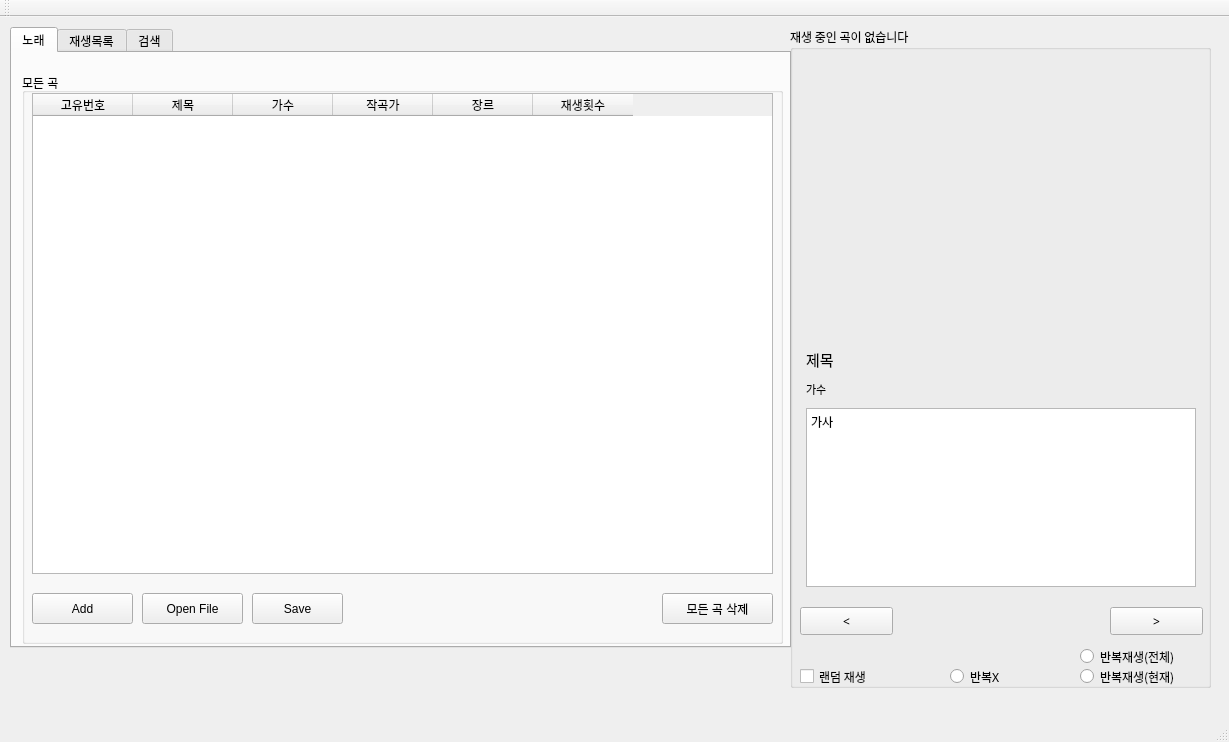
<?xml version="1.0" encoding="UTF-8"?>
<ui version="4.0">
 <class>MusicApplicationByQtClass</class>
 <widget class="QMainWindow" name="MusicApplicationByQtClass">
  <property name="geometry">
   <rect>
    <x>0</x>
    <y>0</y>
    <width>1229</width>
    <height>742</height>
   </rect>
  </property>
  <property name="windowTitle">
   <string>MusicApplicationByQt</string>
  </property>
  <widget class="QWidget" name="centralWidget">
   <widget class="QTabWidget" name="tabWidget">
    <property name="enabled">
     <bool>true</bool>
    </property>
    <property name="geometry">
     <rect>
      <x>10</x>
      <y>10</y>
      <width>781</width>
      <height>621</height>
     </rect>
    </property>
    <property name="inputMethodHints">
     <set>Qt::ImhNoEditMenu</set>
    </property>
    <property name="currentIndex">
     <number>0</number>
    </property>
    <property name="iconSize">
     <size>
      <width>20</width>
      <height>20</height>
     </size>
    </property>
    <widget class="QWidget" name="song">
     <attribute name="title">
      <string>노래</string>
     </attribute>
     <widget class="QGroupBox" name="groupBox">
      <property name="geometry">
       <rect>
        <x>10</x>
        <y>20</y>
        <width>761</width>
        <height>571</height>
       </rect>
      </property>
      <property name="title">
       <string>모든 곡</string>
      </property>
      <property name="checkable">
       <bool>false</bool>
      </property>
      <widget class="QPushButton" name="AddMusic">
       <property name="geometry">
        <rect>
         <x>10</x>
         <y>520</y>
         <width>101</width>
         <height>31</height>
        </rect>
       </property>
       <property name="text">
        <string>Add</string>
       </property>
      </widget>
      <widget class="QPushButton" name="pushButton">
       <property name="geometry">
        <rect>
         <x>120</x>
         <y>520</y>
         <width>101</width>
         <height>31</height>
        </rect>
       </property>
       <property name="text">
        <string>Open File</string>
       </property>
      </widget>
      <widget class="QPushButton" name="pushButton_2">
       <property name="geometry">
        <rect>
         <x>230</x>
         <y>520</y>
         <width>91</width>
         <height>31</height>
        </rect>
       </property>
       <property name="text">
        <string>Save</string>
       </property>
      </widget>
      <widget class="QTableWidget" name="MusicList">
       <property name="geometry">
        <rect>
         <x>10</x>
         <y>20</y>
         <width>741</width>
         <height>481</height>
        </rect>
       </property>
       <column>
        <property name="text">
         <string>고유번호</string>
        </property>
       </column>
       <column>
        <property name="text">
         <string>제목</string>
        </property>
       </column>
       <column>
        <property name="text">
         <string>가수</string>
        </property>
       </column>
       <column>
        <property name="text">
         <string>작곡가</string>
        </property>
       </column>
       <column>
        <property name="text">
         <string>장르</string>
        </property>
       </column>
       <column>
        <property name="text">
         <string>재생횟수</string>
        </property>
       </column>
      </widget>
      <widget class="QPushButton" name="pushButton_4">
       <property name="geometry">
        <rect>
         <x>640</x>
         <y>520</y>
         <width>111</width>
         <height>31</height>
        </rect>
       </property>
       <property name="text">
        <string>모든 곡 삭제</string>
       </property>
      </widget>
     </widget>
    </widget>
    <widget class="QWidget" name="playlist_tab">
     <attribute name="title">
      <string>재생목록</string>
     </attribute>
     <widget class="QListWidget" name="QMasterPlayList">
      <property name="geometry">
       <rect>
        <x>20</x>
        <y>10</y>
        <width>221</width>
        <height>531</height>
       </rect>
      </property>
     </widget>
     <widget class="QTableWidget" name="inPlayList">
      <property name="geometry">
       <rect>
        <x>250</x>
        <y>10</y>
        <width>511</width>
        <height>531</height>
       </rect>
      </property>
      <column>
       <property name="text">
        <string>고유번호</string>
       </property>
      </column>
      <column>
       <property name="text">
        <string>제목</string>
       </property>
      </column>
      <column>
       <property name="text">
        <string>가수</string>
       </property>
      </column>
      <column>
       <property name="text">
        <string>재생횟수</string>
       </property>
      </column>
     </widget>
     <widget class="QPushButton" name="PL_DeleteButton">
      <property name="geometry">
       <rect>
        <x>150</x>
        <y>550</y>
        <width>111</width>
        <height>31</height>
       </rect>
      </property>
      <property name="text">
       <string>재생목록 삭제</string>
      </property>
     </widget>
     <widget class="QPushButton" name="PL_AddButton">
      <property name="geometry">
       <rect>
        <x>10</x>
        <y>550</y>
        <width>131</width>
        <height>31</height>
       </rect>
      </property>
      <property name="text">
       <string>새 재생목록 생성</string>
      </property>
     </widget>
    </widget>
    <widget class="QWidget" name="Search">
     <attribute name="title">
      <string>검색</string>
     </attribute>
     <widget class="QLineEdit" name="searchBox">
      <property name="geometry">
       <rect>
        <x>20</x>
        <y>30</y>
        <width>371</width>
        <height>31</height>
       </rect>
      </property>
     </widget>
     <widget class="QComboBox" name="searchRange">
      <property name="geometry">
       <rect>
        <x>390</x>
        <y>30</y>
        <width>101</width>
        <height>31</height>
       </rect>
      </property>
      <item>
       <property name="text">
        <string>통합검색</string>
       </property>
      </item>
      <item>
       <property name="text">
        <string>고유번호</string>
       </property>
      </item>
      <item>
       <property name="text">
        <string>제목</string>
       </property>
      </item>
      <item>
       <property name="text">
        <string>가수</string>
       </property>
      </item>
      <item>
       <property name="text">
        <string>장르</string>
       </property>
      </item>
     </widget>
     <widget class="QPushButton" name="pushButton_3">
      <property name="geometry">
       <rect>
        <x>490</x>
        <y>30</y>
        <width>61</width>
        <height>31</height>
       </rect>
      </property>
      <property name="text">
       <string>검색</string>
      </property>
     </widget>
     <widget class="QTableWidget" name="searchResult">
      <property name="geometry">
       <rect>
        <x>20</x>
        <y>80</y>
        <width>731</width>
        <height>471</height>
       </rect>
      </property>
      <column>
       <property name="text">
        <string>고유번호</string>
       </property>
      </column>
      <column>
       <property name="text">
        <string>제목</string>
       </property>
      </column>
      <column>
       <property name="text">
        <string>가수</string>
       </property>
      </column>
      <column>
       <property name="text">
        <string>작곡가</string>
       </property>
      </column>
      <column>
       <property name="text">
        <string>장르</string>
       </property>
      </column>
     </widget>
    </widget>
   </widget>
   <widget class="QLabel" name="debuglable">
    <property name="geometry">
     <rect>
      <x>370</x>
      <y>630</y>
      <width>331</width>
      <height>41</height>
     </rect>
    </property>
    <property name="text">
     <string/>
    </property>
   </widget>
   <widget class="QGroupBox" name="groupBox_2">
    <property name="geometry">
     <rect>
      <x>790</x>
      <y>10</y>
      <width>421</width>
      <height>661</height>
     </rect>
    </property>
    <property name="font">
     <font>
      <family>HY나무M</family>
      <pointsize>9</pointsize>
     </font>
    </property>
    <property name="title">
     <string>재생 중인 곡이 없습니다</string>
    </property>
    <widget class="QLabel" name="pic_music">
     <property name="geometry">
      <rect>
       <x>50</x>
       <y>30</y>
       <width>311</width>
       <height>261</height>
      </rect>
     </property>
     <property name="text">
      <string/>
     </property>
     <property name="pixmap">
      <pixmap resource="MusicApplicationByQt.qrc">:/image/music.png</pixmap>
     </property>
    </widget>
    <widget class="QWidget" name="verticalLayoutWidget">
     <property name="geometry">
      <rect>
       <x>10</x>
       <y>310</y>
       <width>401</width>
       <height>261</height>
      </rect>
     </property>
     <layout class="QVBoxLayout" name="verticalLayout">
      <property name="spacing">
       <number>10</number>
      </property>
      <property name="leftMargin">
       <number>6</number>
      </property>
      <property name="rightMargin">
       <number>5</number>
      </property>
      <item>
       <widget class="QLabel" name="curMusicTitle">
        <property name="font">
         <font>
          <family>HY나무M</family>
          <pointsize>11</pointsize>
          <weight>50</weight>
          <bold>false</bold>
         </font>
        </property>
        <property name="text">
         <string>제목</string>
        </property>
       </widget>
      </item>
      <item>
       <widget class="QLabel" name="curMusicArtist">
        <property name="font">
         <font>
          <family>HY나무M</family>
          <pointsize>8</pointsize>
         </font>
        </property>
        <property name="text">
         <string>가수</string>
        </property>
       </widget>
      </item>
      <item>
       <widget class="QTextBrowser" name="curMusiclyric">
        <property name="font">
         <font>
          <pointsize>9</pointsize>
         </font>
        </property>
        <property name="html">
         <string>&lt;!DOCTYPE HTML PUBLIC &quot;-//W3C//DTD HTML 4.0//EN&quot; &quot;http://www.w3.org/TR/REC-html40/strict.dtd&quot;&gt;
&lt;html&gt;&lt;head&gt;&lt;meta name=&quot;qrichtext&quot; content=&quot;1&quot; /&gt;&lt;style type=&quot;text/css&quot;&gt;
p, li { white-space: pre-wrap; }
&lt;/style&gt;&lt;/head&gt;&lt;body style=&quot; font-family:'HY나무M'; font-size:9pt; font-weight:400; font-style:normal;&quot;&gt;
&lt;p style=&quot; margin-top:0px; margin-bottom:0px; margin-left:0px; margin-right:0px; -qt-block-indent:0; text-indent:0px;&quot;&gt;&lt;span style=&quot; font-family:'Gulim';&quot;&gt;가사&lt;/span&gt;&lt;/p&gt;
&lt;p style=&quot;-qt-paragraph-type:empty; margin-top:0px; margin-bottom:0px; margin-left:0px; margin-right:0px; -qt-block-indent:0; text-indent:0px; font-family:'Gulim';&quot;&gt;&lt;br /&gt;&lt;/p&gt;&lt;/body&gt;&lt;/html&gt;</string>
        </property>
       </widget>
      </item>
     </layout>
    </widget>
    <widget class="QPushButton" name="NextButton">
     <property name="geometry">
      <rect>
       <x>320</x>
       <y>580</y>
       <width>93</width>
       <height>28</height>
      </rect>
     </property>
     <property name="text">
      <string>&gt;</string>
     </property>
    </widget>
    <widget class="QPushButton" name="PreButton">
     <property name="geometry">
      <rect>
       <x>10</x>
       <y>580</y>
       <width>93</width>
       <height>28</height>
      </rect>
     </property>
     <property name="text">
      <string>&lt;</string>
     </property>
    </widget>
    <widget class="QCheckBox" name="isRandomCheck">
     <property name="geometry">
      <rect>
       <x>10</x>
       <y>640</y>
       <width>96</width>
       <height>19</height>
      </rect>
     </property>
     <property name="text">
      <string>랜덤 재생</string>
     </property>
    </widget>
    <widget class="QRadioButton" name="curLoop">
     <property name="geometry">
      <rect>
       <x>290</x>
       <y>640</y>
       <width>131</width>
       <height>19</height>
      </rect>
     </property>
     <property name="text">
      <string>반복재생(현재)</string>
     </property>
    </widget>
    <widget class="QRadioButton" name="totalLoop">
     <property name="geometry">
      <rect>
       <x>290</x>
       <y>620</y>
       <width>121</width>
       <height>19</height>
      </rect>
     </property>
     <property name="text">
      <string>반복재생(전체)</string>
     </property>
    </widget>
    <widget class="QRadioButton" name="NoLoop">
     <property name="geometry">
      <rect>
       <x>160</x>
       <y>640</y>
       <width>108</width>
       <height>19</height>
      </rect>
     </property>
     <property name="text">
      <string>반복X</string>
     </property>
    </widget>
   </widget>
  </widget>
  <widget class="QMenuBar" name="menuBar">
   <property name="geometry">
    <rect>
     <x>0</x>
     <y>0</y>
     <width>1229</width>
     <height>26</height>
    </rect>
   </property>
  </widget>
  <widget class="QToolBar" name="mainToolBar">
   <attribute name="toolBarArea">
    <enum>TopToolBarArea</enum>
   </attribute>
   <attribute name="toolBarBreak">
    <bool>false</bool>
   </attribute>
  </widget>
  <widget class="QStatusBar" name="statusBar"/>
 </widget>
 <layoutdefault spacing="6" margin="11"/>
 <resources>
  <include location="MusicApplicationByQt.qrc"/>
 </resources>
 <connections>
  <connection>
   <sender>AddMusic</sender>
   <signal>clicked()</signal>
   <receiver>MusicApplicationByQtClass</receiver>
   <slot>getMusicInfo()</slot>
   <hints>
    <hint type="sourcelabel">
     <x>104</x>
     <y>644</y>
    </hint>
    <hint type="destinationlabel">
     <x>115</x>
     <y>589</y>
    </hint>
   </hints>
  </connection>
  <connection>
   <sender>pushButton</sender>
   <signal>clicked()</signal>
   <receiver>MusicApplicationByQtClass</receiver>
   <slot>OpenTextFile()</slot>
   <hints>
    <hint type="sourcelabel">
     <x>232</x>
     <y>644</y>
    </hint>
    <hint type="destinationlabel">
     <x>115</x>
     <y>589</y>
    </hint>
   </hints>
  </connection>
  <connection>
   <sender>pushButton_2</sender>
   <signal>clicked()</signal>
   <receiver>MusicApplicationByQtClass</receiver>
   <slot>WriteTextFile()</slot>
   <hints>
    <hint type="sourcelabel">
     <x>332</x>
     <y>644</y>
    </hint>
    <hint type="destinationlabel">
     <x>115</x>
     <y>589</y>
    </hint>
   </hints>
  </connection>
  <connection>
   <sender>MusicList</sender>
   <signal>cellClicked(int,int)</signal>
   <receiver>MusicList</receiver>
   <slot>selectRow(int)</slot>
   <hints>
    <hint type="sourcelabel">
     <x>476</x>
     <y>118</y>
    </hint>
    <hint type="destinationlabel">
     <x>512</x>
     <y>141</y>
    </hint>
   </hints>
  </connection>
  <connection>
   <sender>PL_AddButton</sender>
   <signal>clicked()</signal>
   <receiver>MusicApplicationByQtClass</receiver>
   <slot>openPlaylistAddWindow()</slot>
   <hints>
    <hint type="sourcelabel">
     <x>92</x>
     <y>641</y>
    </hint>
    <hint type="destinationlabel">
     <x>115</x>
     <y>589</y>
    </hint>
   </hints>
  </connection>
  <connection>
   <sender>PL_DeleteButton</sender>
   <signal>clicked()</signal>
   <receiver>MusicApplicationByQtClass</receiver>
   <slot>DeletePlayList()</slot>
   <hints>
    <hint type="sourcelabel">
     <x>211</x>
     <y>633</y>
    </hint>
    <hint type="destinationlabel">
     <x>115</x>
     <y>589</y>
    </hint>
   </hints>
  </connection>
  <connection>
   <sender>QMasterPlayList</sender>
   <signal>doubleClicked(QModelIndex)</signal>
   <receiver>MusicApplicationByQtClass</receiver>
   <slot>ShowInPlayList()</slot>
   <hints>
    <hint type="sourcelabel">
     <x>187</x>
     <y>361</y>
    </hint>
    <hint type="destinationlabel">
     <x>115</x>
     <y>589</y>
    </hint>
   </hints>
  </connection>
  <connection>
   <sender>MusicList</sender>
   <signal>cellDoubleClicked(int,int)</signal>
   <receiver>MusicApplicationByQtClass</receiver>
   <slot>MusicPlay()</slot>
   <hints>
    <hint type="sourcelabel">
     <x>337</x>
     <y>122</y>
    </hint>
    <hint type="destinationlabel">
     <x>115</x>
     <y>43</y>
    </hint>
   </hints>
  </connection>
  <connection>
   <sender>inPlayList</sender>
   <signal>cellClicked(int,int)</signal>
   <receiver>inPlayList</receiver>
   <slot>selectRow(int)</slot>
   <hints>
    <hint type="sourcelabel">
     <x>541</x>
     <y>573</y>
    </hint>
    <hint type="destinationlabel">
     <x>627</x>
     <y>590</y>
    </hint>
   </hints>
  </connection>
  <connection>
   <sender>inPlayList</sender>
   <signal>doubleClicked(QModelIndex)</signal>
   <receiver>MusicApplicationByQtClass</receiver>
   <slot>MusicPlayInPL()</slot>
   <hints>
    <hint type="sourcelabel">
     <x>677</x>
     <y>591</y>
    </hint>
    <hint type="destinationlabel">
     <x>666</x>
     <y>735</y>
    </hint>
   </hints>
  </connection>
  <connection>
   <sender>NextButton</sender>
   <signal>clicked()</signal>
   <receiver>MusicApplicationByQtClass</receiver>
   <slot>NextPlay()</slot>
   <hints>
    <hint type="sourcelabel">
     <x>1138</x>
     <y>657</y>
    </hint>
    <hint type="destinationlabel">
     <x>115</x>
     <y>589</y>
    </hint>
   </hints>
  </connection>
  <connection>
   <sender>pushButton_3</sender>
   <signal>clicked()</signal>
   <receiver>MusicApplicationByQtClass</receiver>
   <slot>SearchMusic()</slot>
   <hints>
    <hint type="sourcelabel">
     <x>512</x>
     <y>117</y>
    </hint>
    <hint type="destinationlabel">
     <x>115</x>
     <y>41</y>
    </hint>
   </hints>
  </connection>
  <connection>
   <sender>isRandomCheck</sender>
   <signal>stateChanged(int)</signal>
   <receiver>MusicApplicationByQtClass</receiver>
   <slot>SetIsRandom()</slot>
   <hints>
    <hint type="sourcelabel">
     <x>856</x>
     <y>691</y>
    </hint>
    <hint type="destinationlabel">
     <x>115</x>
     <y>589</y>
    </hint>
   </hints>
  </connection>
  <connection>
   <sender>NoLoop</sender>
   <signal>clicked()</signal>
   <receiver>MusicApplicationByQtClass</receiver>
   <slot>SetLoop()</slot>
   <hints>
    <hint type="sourcelabel">
     <x>972</x>
     <y>700</y>
    </hint>
    <hint type="destinationlabel">
     <x>115</x>
     <y>589</y>
    </hint>
   </hints>
  </connection>
  <connection>
   <sender>totalLoop</sender>
   <signal>clicked()</signal>
   <receiver>MusicApplicationByQtClass</receiver>
   <slot>SetLoop()</slot>
   <hints>
    <hint type="sourcelabel">
     <x>1094</x>
     <y>681</y>
    </hint>
    <hint type="destinationlabel">
     <x>115</x>
     <y>589</y>
    </hint>
   </hints>
  </connection>
  <connection>
   <sender>curLoop</sender>
   <signal>clicked()</signal>
   <receiver>MusicApplicationByQtClass</receiver>
   <slot>SetLoop()</slot>
   <hints>
    <hint type="sourcelabel">
     <x>1104</x>
     <y>702</y>
    </hint>
    <hint type="destinationlabel">
     <x>115</x>
     <y>589</y>
    </hint>
   </hints>
  </connection>
  <connection>
   <sender>PreButton</sender>
   <signal>clicked()</signal>
   <receiver>MusicApplicationByQtClass</receiver>
   <slot>PrePlay()</slot>
   <hints>
    <hint type="sourcelabel">
     <x>823</x>
     <y>643</y>
    </hint>
    <hint type="destinationlabel">
     <x>789</x>
     <y>713</y>
    </hint>
   </hints>
  </connection>
  <connection>
   <sender>pushButton_4</sender>
   <signal>clicked()</signal>
   <receiver>MusicApplicationByQtClass</receiver>
   <slot>MakeEmpty()</slot>
   <hints>
    <hint type="sourcelabel">
     <x>691</x>
     <y>628</y>
    </hint>
    <hint type="destinationlabel">
     <x>704</x>
     <y>711</y>
    </hint>
   </hints>
  </connection>
 </connections>
 <slots>
  <slot>AddMusic(QStringList)</slot>
  <slot>DeleteMusic()</slot>
  <slot>getMusicInfo()</slot>
  <slot>OpenTextFile()</slot>
  <slot>WriteTextFile()</slot>
  <slot>ChangeMusic()</slot>
  <slot>AddPlayList()</slot>
  <slot>openPlaylistAddWindow()</slot>
  <slot>DeletePlayList()</slot>
  <slot>ShowInPlayList()</slot>
  <slot>MusicPlay()</slot>
  <slot>MusicPlayInPL()</slot>
  <slot>NextPlay()</slot>
  <slot>PrePlay()</slot>
  <slot>SearchMusic()</slot>
  <slot>SetIsRandom()</slot>
  <slot>SetLoop()</slot>
  <slot>MakeEmpty()</slot>
 </slots>
</ui>
